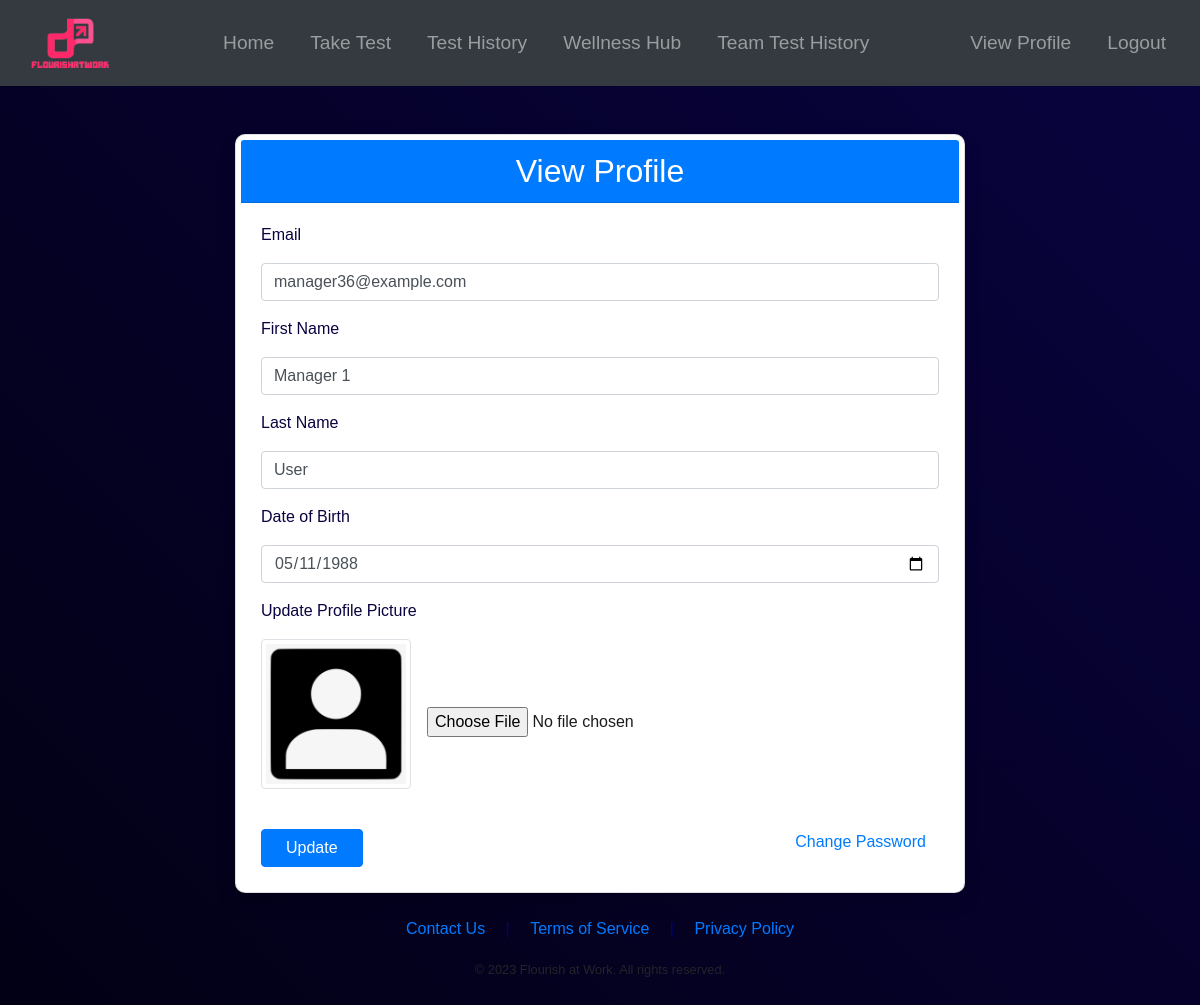
Page /view_profile (signed in) on the committed database.
### app/models.py (models this page shows, shortened)
class User(UserMixin, db.Model):
    id = db.Column(db.Integer, primary_key=True)
    email = db.Column(db.String(120), index=True, unique=True)
    password_hash = db.Column(db.String(128))
    firstname = db.Column(db.String(64), nullable=False)
    lastname = db.Column(db.String(64), nullable=False)
    image = db.Column(db.String(128), nullable=True)
    date_of_birth = db.Column(db.String(64), nullable=True)  # changed from db.Date to db.String
    companyId = db.Column(db.Integer, db.ForeignKey('company.id'))
    manager_id = db.Column(db.Integer, db.ForeignKey('user.id'))
    results = db.relationship('Results', backref='user', lazy='dynamic')
    subordinates = db.relationship('User', backref=db.backref('manager', remote_side=[id]), lazy='dynamic')
    first_login = db.Column(db.Boolean, default=True)
    department = db.Column(db.String(128), nullable=True)
    title = db.Column(db.String(128), nullable=True)
    role_id = db.Column(db.Integer, db.ForeignKey('role.id'))

### app/routes.py (the view, shortened to what this page needs)
@main.route('/view_profile', methods=['GET', 'POST'])
@login_required
def view_profile():
    form = EditProfileForm(obj=current_user)
    message = None
    message_type = None
    image = url_for('static', filename='profile_pics/' + current_user.image) if current_user.image else url_for('static', filename='images/profile.jpg')
    if request.method == 'GET':
        form.email.data = current_user.email
        form.firstname.data = current_user.firstname
        form.lastname.data = current_user.lastname
        form.date_of_birth.data = current_user.date_of_birth
        return render_template('view_profile.html', title='View Profile', image_file=image, form=form, message='', message_type='')

### app/forms.py
class EditProfileForm(FlaskForm):
    email = StringField('Email', validators=[DataRequired(), Email(message="Invalid email was entered" )])
    firstname = StringField('First Name')
    lastname = StringField('Last Name')
    date_of_birth = DateField('Date of Birth', format='%Y-%m-%d')
    image = FileField('Update Profile Picture', validators=[FileAllowed(['jpg', 'png'])])
    submit = SubmitField('Update')

### app/models.py (called while the page is built)
@login_manager.user_loader
def load_user(id):
    return User.query.get(int(id))

### app/templates/view_profile.html (shortened to what this page needs)
{% extends "base.html" %}
{% block content %}
<div class="container mt-5">
    <div class="row">
        <div class="col-lg-8 offset-lg-2">
            <div class="card">
                <div class="card-header bg-primary text-white">
                    <h2 class="mb-0 text-center">View Profile</h2>
                </div>
                <div class="card-body">
                    <form method="POST" enctype="multipart/form-data">
                        <div class="form-group">
                            <label class="form-label"> {{ form.email.label }}</label>
                            {{ form.email(class="form-control", value=current_user.email) }}
                        </div>
                        <div class="form-group">
                            <label class="form-label"> {{ form.firstname.label }}</label>
                            {{ form.firstname(class="form-control", value=current_user.firstname) }}
                        </div>
                        <div class="form-group">
                            <label class="form-label"> {{ form.lastname.label }}</label>
                            {{ form.lastname(class="form-control", value=current_user.lastname) }}
                        </div>
                        <div class="form-group">
                            <label class="form-label"> {{ form.date_of_birth.label }}</label>
                            {% if current_user.date_of_birth %}
                                {{ form.date_of_birth(class="form-control", value=current_user.date_of_birth.split(" ")[0]) }}
                            {% else %}
                                {{ form.date_of_birth(class="form-control", placeholder="Select your birthdate") }}
                            {% endif %}
                        </div>
                        <div class="form-group" style="margin-bottom: 0;">
                            <label class="form-label"> {{ form.image.label }}</label>
                        </div>
                        <div class="form-group d-flex align-items-center" style="margin-top: 0px; color: #1c1c1c;">
                            {% if current_user.image %}
                                <img src="{{ url_for('static', filename='profile_pics/' + current_user.image) }}" alt="Profile Picture" class="img-thumbnail mb-3 mr-3" style="max-width: 150px; max-height: 150px;">
                            {% else %}
                                <img src="{{ url_for('static', filename='profile_pics/default.jpg') }}" alt="Profile Picture" class="img-thumbnail mb-3 mr-3" style="max-width: 150px; max-height: 150px;">
                            {% endif %}
                            {{ form.image(class="form-control-file") }}
                        </div>
                        <div class="d-flex justify-content-between align-items-center">
                            {{ form.submit(class="btn btn-primary mt-2 px-4") }}
                            <a href="/change_password" class="btn btn-link mb-1">Change Password</a>
                        </div>
                    </form>
                </div>
            </div>
        </div>
    </div>
</div>
{% endblock %}

### app/templates/base.html (style rules this page uses)
html, body { height: 100%; margin: 0; }
body { display: flex; flex-direction: column; height: 100%; margin: 0; overflow-y: scroll; }

### app/templates/view_profile.html (style rules this page uses)
body { font-family: 'Arial', sans-serif; background: linear-gradient(45deg, #020014, #09033F); }
.form-label { color: #09033F; }
.card { border-radius: 10px; box-shadow: 0px 10px 20px rgba(0, 0, 0, 0.1); background-color: #ffffff; padding: 5px; }

### rows in the picture
User: email "manager36@example.com", firstname "Manager 1", lastname "User", date_of_birth "05/11/1988"
